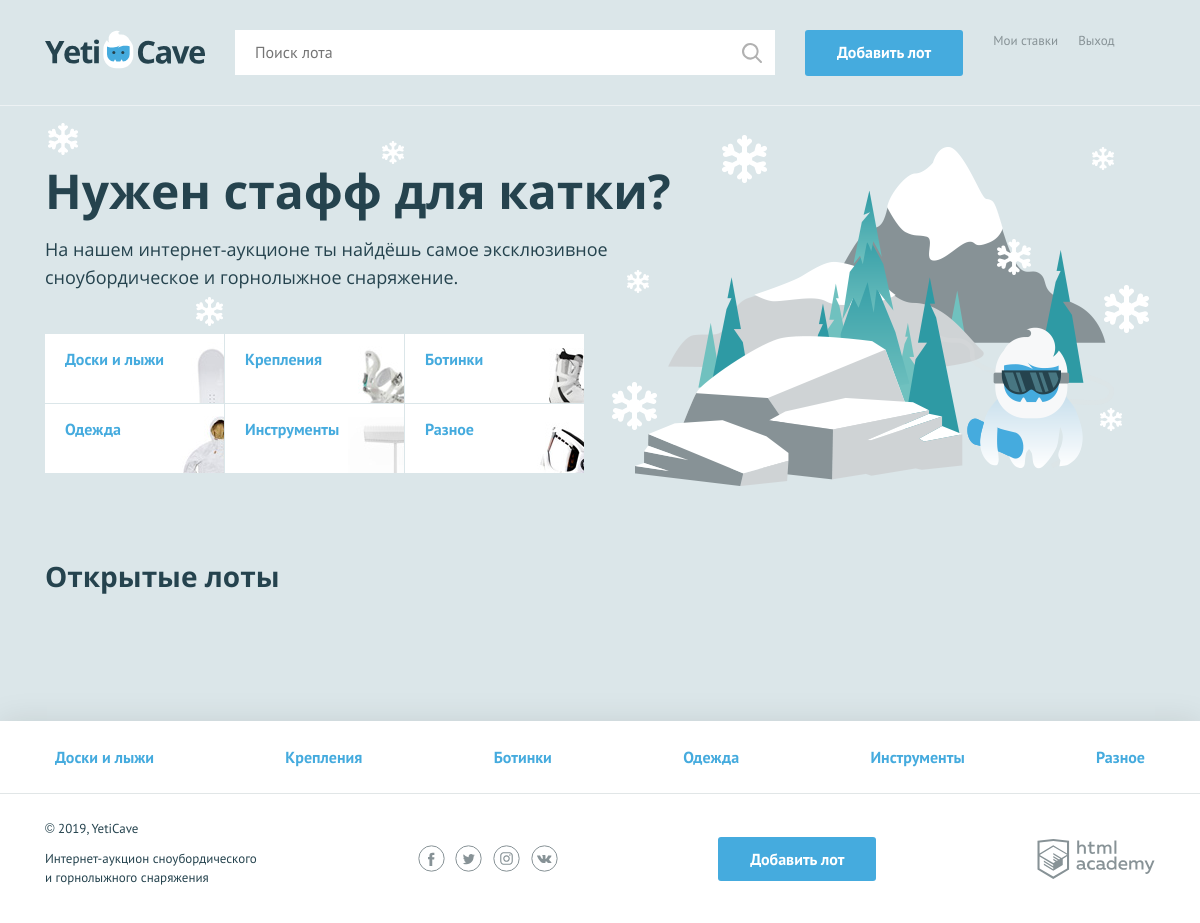
/index.php?id=1 (signed in), run on the app's committed database.
### tables this page shows
CREATE TABLE categories (
     id    INT AUTO_INCREMENT PRIMARY KEY,
     categor_name  VARCHAR(128) NOT NULL,
     categor_code  VARCHAR(128) NOT NULL
 );

### helpers.php (called while the page is built, shortened)
<?php
function include_template($name, array $data = []) {
    $name = 'templates/' . $name;
    extract($data);
    require $name;
    $result = ob_get_clean();
    return $result;
}

### dataBaseQueries.php (called while the page is built, shortened)
<?php
require_once('init.php');
$categorQuery = 'SELECT `id`, `categor_name`, `categor_code` FROM categories ';
$result = mysqli_query($connect, $categorQuery);
if ($result) {
    $categories = mysqli_fetch_all($result, MYSQLI_ASSOC);
} else {
    printf("Ошибка: %s\n", mysqli_error($connect));
}
?>

### templates/main.php (the view, shortened to what this page needs)
<main class="container">
    <section class="promo">
        <h2 class="promo__title">Нужен стафф для катки?</h2>
        <p class="promo__text">На нашем интернет-аукционе ты найдёшь самое эксклюзивное сноубордическое и горнолыжное
            снаряжение.</p>
        <ul class="promo__list">
            <?php foreach ($categories as $category): ?>
                <li class="promo__item promo__item--<?= $category['categor_code'] ?>">
                    <a class="promo__link"
                       href="index.php?id=<?= htmlspecialchars($category['id']); ?>"><?= htmlspecialchars($category['categor_name']); ?></a>
                </li>
            <?php endforeach; ?>
        </ul>
    </section>
    <section class="lots">
        <div class="lots__header">
            <?php if (!empty($category_id)): ?>
                <h2>Все лоты в категории <?= $categories[$category_id - 1]['title']; ?></h2>
            <?php else: ?>
                <h2>Открытые лоты</h2>
            <?php endif; ?>
        </div>
    </section>
</main>

### templates/layout.php (shortened to what this page needs)
<!DOCTYPE html>
<html lang="ru">
<head>
    <link href="../css/normalize.min.css" rel="stylesheet">
    <link href="../css/style.css" rel="stylesheet">
    <link href="../css/flatpickr.min.css" rel="stylesheet">
</head>
<body>
<div class="page-wrapper">
    <header class="main-header">
        <div class="main-header__container container">
            <a class="main-header__logo">
                <img src="../img/logo.svg" width="160" height="39" alt="Логотип компании YetiCave">
            </a>
            <form class="main-header__search" method="get" action="search.php" autocomplete="off">
                <input type="search" name="search" placeholder="Поиск лота" value="<?= $_GET['search'] ?? '' ?>">
                <input class="main-header__search-btn" type="submit" name="find" value="Найти">
            </form>
            <a class="main-header__add-lot button" href="add.php">Добавить лот</a>
            <nav class="user-menu">
                <?php if (isset($_SESSION['user'])): ?>
                    <div class="user-menu__logged">
                        <a class="user-menu__bets" href="myBets.php">Мои ставки</a>
                        <a class="user-menu__logout" href="logout.php">Выход</a>
                    </div>
                <?php endif; ?>
            </nav>
        </div>
    </header>
    <?= $mainContent ?>
</div>
<footer class="main-footer">
    <nav class="nav">
        <ul class="nav__list container">
            <?php foreach ($categories as $value): ?>
                <li class="nav__item">
                    <a href="index.php?id=<?= htmlspecialchars($value['id']); ?>"><?= htmlspecialchars($value['categor_name']); ?></a>
                </li>
            <?php endforeach; ?>
        </ul>
    </nav>
    <div class="main-footer__bottom container">
        <div class="main-footer__copyright">
            <p>© 2019, YetiCave</p>
            <p>Интернет-аукцион сноубордического и горнолыжного снаряжения</p>
        </div>
        <div class="main-footer__social social">
            <a class="social__link social__link--facebook" href="#">
            </a>
            <a class="social__link social__link--twitter" href="#">
            </a>
            <a class="social__link social__link--instagram" href="#">
            </a>
            <a class="social__link social__link--vkontakte" href="#">
            </a>
        </div>
        <a class="main-footer__add-lot button" href="add-lot.html">Добавить лот</a>
        <div class="main-footer__developed-by">
            <a class="logo-academy" href="https://htmlacademy.ru/intensive/php">
            </a>
        </div>
    </div>
</footer>
</body>
</html>

### data on the page
categories: shows a picture, categor_name "Доски и лыжи"
categories: shows a picture, categor_name "Крепления"
categories: shows a picture, categor_name "Ботинки"
categories: shows a picture, categor_name "Одежда"
categories: shows a picture, categor_name "Инструменты"
categories: shows a picture, categor_name "Разное"
